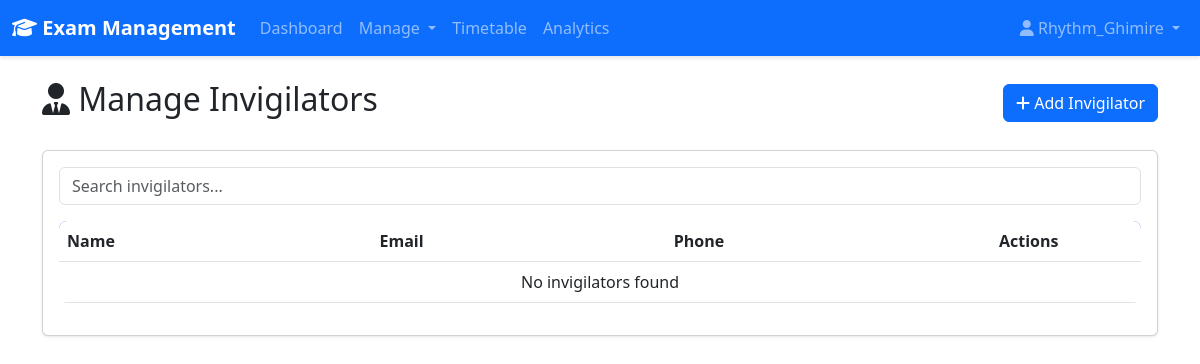
Page /invigilators/ (signed in) on the earlier database version.
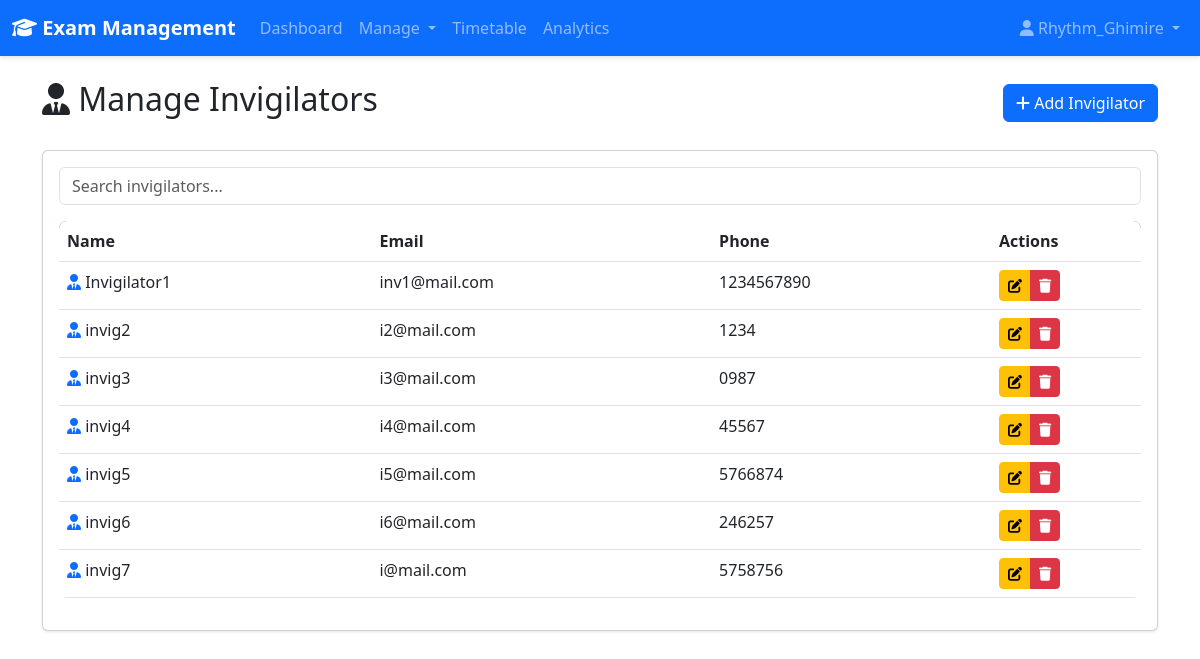
Same page on the later database version.
### core/models.py (models this page shows, shortened)
class Invigilator(models.Model):
    name = models.CharField(max_length=200)
    email = models.EmailField(unique=True)
    phone = models.CharField(max_length=15)

### core/views.py (the view)
# urls.py: path('invigilators/', views.manage_invigilators, name='manage_invigilators'),
@login_required
@user_passes_test(is_admin)
def manage_invigilators(request):
    invigilators = Invigilator.objects.all()
    return render(request, 'manage_invigilators.html', {'invigilators': invigilators})

### core/views.py (called while the page is built)
def is_admin(user):
    return user.is_staff or user.is_superuser

### templates/manage_invigilators.html (shortened to what this page needs)
{% extends 'base.html' %}
{% block content %}
<div class="container mt-4">
    <div class="d-flex justify-content-between align-items-center mb-4">
        <h2><i class="fas fa-user-tie"></i> Manage Invigilators</h2>
        <a href="{% url 'add_invigilator' %}" class="btn btn-primary">
            <i class="fas fa-plus"></i> Add Invigilator
        </a>
    </div>
    <div class="card">
        <div class="card-body">
            <div class="mb-3">
                <input type="text" id="searchInput" class="form-control" placeholder="Search invigilators...">
            </div>
            <div class="table-responsive">
                <table class="table table-hover" id="invigilatorsTable">
                    <thead>
                        <tr>
                            <th>Name</th>
                            <th>Email</th>
                            <th>Phone</th>
                            <th width="150px">Actions</th>
                        </tr>
                    </thead>
                    <tbody>
                        {% for invigilator in invigilators %}
                        <tr>
                            <td><i class="fas fa-user-tie text-primary"></i> {{ invigilator.name }}</td>
                            <td>{{ invigilator.email }}</td>
                            <td>{{ invigilator.phone }}</td>
                            <td>
                                <div class="btn-group">
                                    <a href="{% url 'edit_invigilator' invigilator.id %}" class="btn btn-sm btn-warning" title="Edit">
                                        <i class="fas fa-edit"></i>
                                    </a>
                                    <a href="{% url 'delete_invigilator' invigilator.id %}" class="btn btn-sm btn-danger"
                                       onclick="return confirm('Are you sure you want to delete {{ invigilator.name }}?')" title="Delete">
                                        <i class="fas fa-trash"></i>
                                    </a>
                                </div>
                            </td>
                        </tr>
                        {% empty %}
                        <tr>
                            <td colspan="4" class="text-center">No invigilators found</td>
                        </tr>
                        {% endfor %}
                    </tbody>
                </table>
            </div>
        </div>
    </div>
</div>
{% endblock %}

Differences in the rows shown:
added Invigilator: name "Invigilator1", email "inv1@mail.com", phone "1234567890"
added Invigilator: name "invig2", email "i2@mail.com", phone "1234"
added Invigilator: name "invig3", email "i3@mail.com", phone "0987"
added Invigilator: name "invig4", email "i4@mail.com", phone "45567"
added Invigilator: name "invig5", email "i5@mail.com", phone "5766874"
added Invigilator: name "invig6", email "i6@mail.com", phone "246257"
added Invigilator: name "invig7", email "i@mail.com", phone "5758756"
Other differences:
text no longer shown: "No invigilators found"
